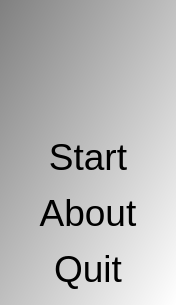
<?xml version="1.0" encoding="UTF-8"?>
<ui version="4.0">
 <class>QtImageRotaterMenuDialog</class>
 <widget class="QDialog" name="QtImageRotaterMenuDialog">
  <property name="geometry">
   <rect>
    <x>0</x>
    <y>0</y>
    <width>176</width>
    <height>305</height>
   </rect>
  </property>
  <property name="font">
   <font>
    <pointsize>28</pointsize>
   </font>
  </property>
  <property name="windowTitle">
   <string>ImageRotater</string>
  </property>
  <property name="styleSheet">
   <string notr="true">QDialog { 
background-color: qlineargradient(x1: 0, y1: 0, x2: 1, y2: 1, stop: 0  #808080, stop: 1 #ffffff);
}
QPushButton { background-color: rgb(255, 255, 255);  }
QPushButton { color: rgb(0,0,0); }
QPushButton { font: 48px &quot;Courier New&quot;, courier, monospace }</string>
  </property>
  <layout class="QVBoxLayout" name="verticalLayout">
   <item>
    <widget class="QLabel" name="label_title_2">
     <property name="font">
      <font>
       <pointsize>28</pointsize>
       <weight>75</weight>
       <bold>true</bold>
      </font>
     </property>
     <property name="text">
      <string/>
     </property>
     <property name="pixmap">
      <pixmap resource="ImageRotater.qrc">:/imagerotater/images/ImageRotaterTitle.png</pixmap>
     </property>
     <property name="scaledContents">
      <bool>false</bool>
     </property>
     <property name="alignment">
      <set>Qt::AlignCenter</set>
     </property>
    </widget>
   </item>
   <item>
    <widget class="QLabel" name="image_gabor">
     <property name="text">
      <string/>
     </property>
     <property name="pixmap">
      <pixmap>:/images/ToolGaborFilter.png</pixmap>
     </property>
     <property name="alignment">
      <set>Qt::AlignCenter</set>
     </property>
    </widget>
   </item>
   <item>
    <widget class="QPushButton" name="button_start">
     <property name="text">
      <string>Start</string>
     </property>
     <property name="flat">
      <bool>true</bool>
     </property>
    </widget>
   </item>
   <item>
    <widget class="QPushButton" name="button_about">
     <property name="text">
      <string>About</string>
     </property>
     <property name="flat">
      <bool>true</bool>
     </property>
    </widget>
   </item>
   <item>
    <widget class="QPushButton" name="button_quit">
     <property name="text">
      <string>Quit</string>
     </property>
     <property name="flat">
      <bool>true</bool>
     </property>
    </widget>
   </item>
  </layout>
 </widget>
 <layoutdefault spacing="6" margin="11"/>
 <resources>
  <include location="ImageRotater.qrc"/>
 </resources>
 <connections/>
</ui>
